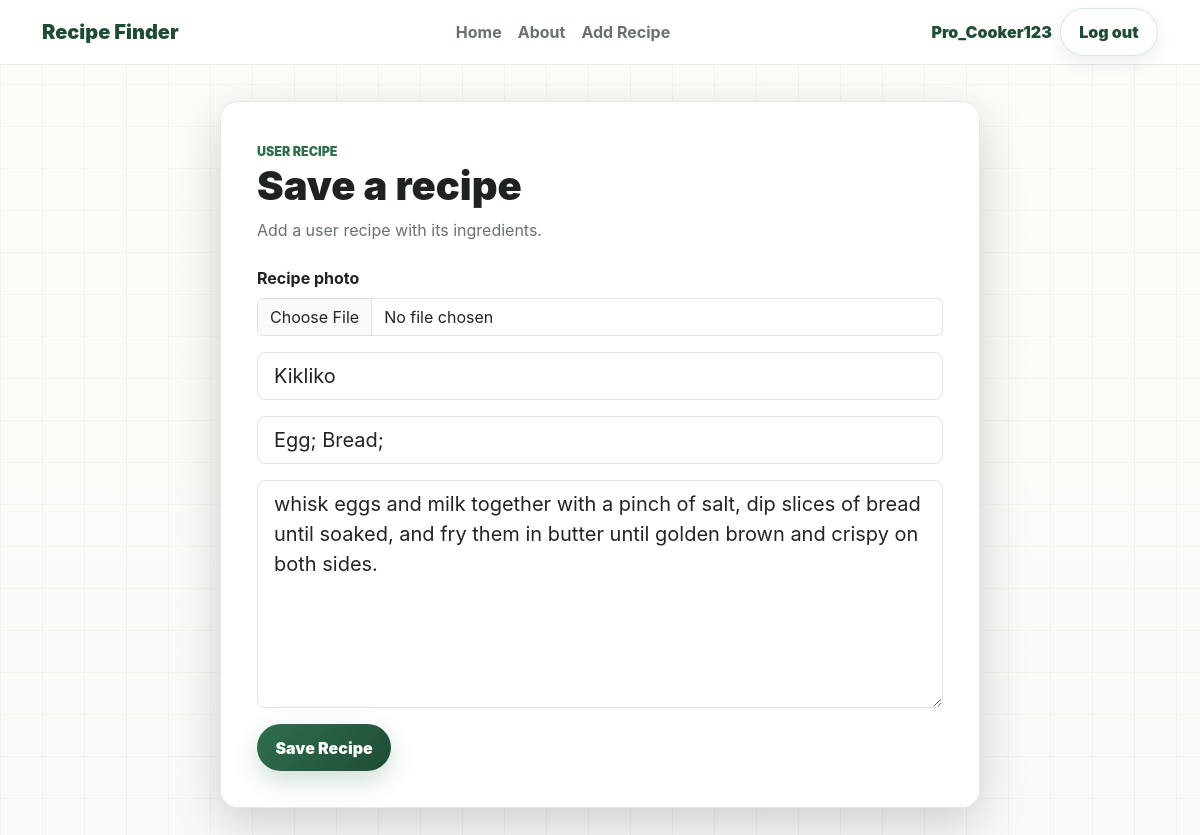
Screenshot of /update_recipe/2 (signed in) with the database file from the repository.
### models.py (models this page shows, shortened)
class BaseModel:
    def create(self):
        db.session.add(self)
        db.session.commit()

class User(db.Model, BaseModel):
    __tablename__ = "users"
    id = db.Column(db.Integer(), primary_key=True)
    username = db.Column(db.String(80), unique=True, nullable=False)
    password_hash = db.Column(db.String(255), nullable=False)
    birthdate = db.Column(db.Date())
    country = db.Column(db.String(80), default="")
    image = db.Column(db.String(), default="")
    is_admin = db.Column(db.Boolean(), default=False, nullable=False)
    recipes = db.relationship("Recipe", back_populates="user")

class Recipe(db.Model, BaseModel):
    __tablename__ = "recipes"
    id = db.Column(db.Integer(), primary_key=True)
    title = db.Column(db.String(), nullable=False)
    ingredients = db.Column(db.String(), nullable=False)
    details = db.Column(db.Text(), nullable=False, default="")
    image = db.Column(db.String(), default="")
    user_id = db.Column(ForeignKey("users.id"))
    user = db.relationship("User", back_populates="recipes")

### routes.py (the view, shortened to what this page needs)
@app.route("/update_recipe/<int:recipe_id>", methods=["GET", "POST"])
def update_recipe(recipe_id):
    recipe = Recipe.query.get_or_404(recipe_id)
    if not is_recipe_owner_or_admin(recipe):
        abort(403)
    form = RecipeForm(title=recipe.title, ingredients=recipe.ingredients, details=recipe.details)
    return render_template("add_recipe.html", form=form)

### forms.py
class RecipeForm(FlaskForm):
    image = FileField("Upload recipe photo")
    title = StringField("Enter Recipe Title", validators=[DataRequired()])
    ingredients = StringField("Enter Recipe Ingredients", validators=[DataRequired()])
    details = TextAreaField("Details / how to make it", validators=[DataRequired()])
    submit = SubmitField("Save Recipe")

### routes.py (called while the page is built)
def get_current_profile():
    user_id = session.get("user_id")
    if user_id is None:
        return None
    return User.query.get(user_id)

def is_recipe_owner_or_admin(recipe):
    current_profile = get_current_profile()
    return bool(current_profile and (current_profile.is_admin or recipe.user_id == current_profile.id))

@app.context_processor
def inject_current_profile():
    return {"current_profile": get_current_profile()}

### templates/add_recipe.html (shortened to what this page needs)
{% extends "base.html" %}
{% block content %}
<section class="form-panel shadow-lg">
    <div class="section-heading mb-4">
        <span class="section-kicker">User recipe</span>
        <h1>Save a recipe</h1>
        <p>Add a user recipe with its ingredients.</p>
    </div>
    <form method="POST" enctype="multipart/form-data" class="stacked-form">
        <div>
            <label class="form-label fw-bold">Recipe photo</label>
            {{ form.image(class="form-control", accept=".png, .jpg, .jpeg") }}
        </div>
        {{ form.title(class="form-control form-control-lg", placeholder=form.title.label.text) }}
        {{ form.ingredients(class="form-control form-control-lg", placeholder=form.ingredients.label.text) }}
        {{ form.details(class="form-control form-control-lg", rows="7", placeholder=form.details.label.text) }}
        {{ form.submit(class="btn uiverse-button form-submit") }}
    </form>
</section>
{% endblock %}

### templates/base.html (shortened to what this page needs)
<!doctype html>
<html lang="en">
<head>
    <link href="https://cdn.jsdelivr.net/npm/bootstrap@5.3.3/dist/css/bootstrap.min.css" rel="stylesheet">
    <link href="/static/style.css" rel="stylesheet">
</head>
<body>
    <nav class="navbar navbar-expand-lg sticky-top glass-nav">
        <div class="container">
            <a class="navbar-brand brand-mark" href="/">Recipe Finder</a>
            <div class="collapse navbar-collapse" id="mainNavigation">
                <ul class="navbar-nav mx-auto mb-2 mb-lg-0">
                    <li class="nav-item"><a class="nav-link" href="/">Home</a></li>
                    <li class="nav-item"><a class="nav-link" href="/about">About</a></li>
                    {% if current_profile %}
                    <li class="nav-item"><a class="nav-link" href="/add_recipe">Add Recipe</a></li>
                    {% endif %}
                </ul>
                <div class="d-flex gap-2 align-items-center">
                    {% if current_profile %}
                    <span class="nav-profile-name">{{ current_profile.username }}</span>
                    <a class="btn uiverse-secondary" href="/logout">Log out</a>
                    {% else %}
                    <a class="btn uiverse-secondary" href="/login">Login</a>
                    <a class="btn uiverse-button" href="/register">Register</a>
                    {% endif %}
                </div>
            </div>
        </div>
    </nav>
    <main class="container page-shell">
        {% block content %}{% endblock %}
    </main>
</body>
</html>

### static/style.css (style rules this page uses)
:root { --ink: #1f2320; --muted: #68736c; --line: #dfe7df; --paper: #f7faf6; --surface: rgba(255, 255, 255, 0.88); --green: #2f6f4e; --green-dark: #1f4c35; --mint: #dff2e7; --gold: #d89936; --tomato: #d76545; --plum: #5c4b7d; --red: #b84b42; }
* { box-sizing: border-box; }
body { min-height: 100vh; color: var(--ink); background: linear-gradient(90deg, rgba(47, 111, 78, 0.05) 1px, transparent 1px), linear-gradient(180deg, rgba(216, 153, 54, 0.06) 1px, transparent 1px), linear-gradient(180deg, #fbfdf8 0%, var(--paper) 100%); background-size: 42px 42px, 42px 42px, auto; font-family: Inter, Arial, Helvetica, sans-serif; }
a { text-decoration: none; }
.glass-nav { border-bottom: 1px solid rgba(31, 76, 53, 0.12); background: rgba(255, 255, 255, 0.86); backdrop-filter: blur(16px); }
.brand-mark { color: var(--green-dark); font-weight: 900; }
.nav-profile-name { color: var(--green-dark); font-weight: 900; }
.navbar-nav .nav-link { color: var(--muted); font-weight: 700; }
.page-shell { padding-top: 36px; padding-bottom: 64px; }
.hero-panel, .form-panel, .empty-state, .review-panel { border: 1px solid rgba(31, 76, 53, 0.12); border-radius: 18px; background: var(--surface); backdrop-filter: blur(18px); }
h1 { font-weight: 900; letter-spacing: 0; }
.hero-copy, .muted-copy, .card-text, .form-panel p, .review-panel p, .empty-state p { color: var(--muted); }
.section-kicker { display: inline-block; color: var(--green); font-size: 0.78rem; font-weight: 900; letter-spacing: 0; text-transform: uppercase; }
.empty-state, .form-panel, .review-panel { padding: clamp(22px, 4vw, 36px); }
.form-panel { max-width: 760px; margin: 0 auto; }
.stacked-form { display: grid; gap: 16px; }
.form-submit { width: fit-content; }
.uiverse-button, .uiverse-secondary, .uiverse-danger { position: relative; overflow: hidden; border-radius: 999px; border-width: 0; padding: 0.7rem 1.15rem; font-weight: 900; box-shadow: 0 10px 24px rgba(47, 111, 78, 0.22); transition: transform 150ms ease, box-shadow 150ms ease, background 150ms ease; }
.uiverse-button { color: #ffffff !important; background: linear-gradient(135deg, var(--green), var(--green-dark)); }
.uiverse-secondary { color: var(--green-dark) !important; border: 1px solid rgba(47, 111, 78, 0.18); background: #ffffff; box-shadow: 0 8px 18px rgba(44, 55, 47, 0.08); }

### rows the page displays
User: username "Pro_Cooker123"
Recipe: title "Kikliko", ingredients "Egg; Bread;", details "whisk eggs and milk together with a pinch of salt, dip slices of bread until soaked, and fry them in butter until golden brown and crispy on both sides."
